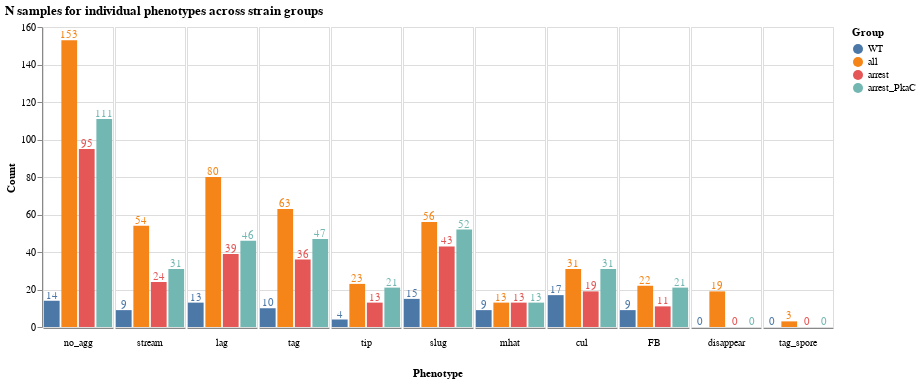

The notebook cell saved with this chart:
### Code cell
pheno_count=pd.DataFrame()
for Y_data,group in zip([Y,Y_WT,Y_arrest,Y_arrestPkaC],['all','WT','arrest','arrest_PkaC']):
    plot_data=pd.DataFrame(Y_data[PHENOTYPES].sum().astype('int')).reset_index()
    plot_data.columns=['Phenotype','Count']
    plot_data['Group']=[group]*plot_data.shape[0]
    pheno_count=pheno_count.append(plot_data)


base=alt.Chart(pheno_count,width=70).encode(
    x=alt.X('Group',title=None,axis=alt.Axis(values=[0], ticks=True, grid=False, labels=False)),
    y='Count',
    color='Group',
)

alt.layer(
  base.mark_bar(),
  base.mark_text(dy=-5).encode(text='Count')
).facet(
  column=alt.Column('Phenotype', sort=PHENOTYPES,header=alt.Header(titleOrient='bottom',labelOrient='bottom'))
).configure_facet(spacing=0).properties(
    title='N samples for individual phenotypes across strain groups'
)

### Figure 1 — Vega-Lite specification as saved in the notebook (floating-point values rounded to 4 significant figures)
{"config": {"view": {"continuousWidth": 400, "continuousHeight": 300}, "facet": {"spacing": 0}}, "data": {"name": "data-11ac691e9a0283d7662f6c5afe20a09c"}, "facet": {"column": {"type": "nominal", "field": "Phenotype", "header": {"labelOrient": "bottom", "titleOrient": "bottom"}, "sort": ["no_agg", "stream", "lag", "tag", "tip", "slug", "mhat", "cul", "FB", "disappear", "tag_spore"]}}, "spec": {"layer": [{"mark": "bar", "encoding": {"color": {"type": "nominal", "field": "Group"}, "x": {"type": "nominal", "axis": {"grid": false, "labels": false, "ticks": true, "values": [0]}, "field": "Group", "title": null}, "y": {"type": "quantitative", "field": "Count"}}, "width": 70}, {"mark": {"type": "text", "dy": -5}, "encoding": {"color": {"type": "nominal", "field": "Group"}, "text": {"type": "quantitative", "field": "Count"}, "x": {"type": "nominal", "axis": {"grid": false, "labels": false, "ticks": true, "values": [0]}, "field": "Group", "title": null}, "y": {"type": "quantitative", "field": "Count"}}, "width": 70}]}, "title": "N samples for individual phenotypes across strain groups", "$schema": "https://vega.github.io/schema/vega-lite/v4.0.2.json", "datasets": {"data-11ac691e9a0283d7662f6c5afe20a09c": [{"Phenotype": "no_agg", "Count": 153, "Group": "all"}, {"Phenotype": "stream", "Count": 54, "Group": "all"}, {"Phenotype": "lag", "Count": 80, "Group": "all"}, {"Phenotype": "tag", "Count": 63, "Group": "all"}, {"Phenotype": "tip", "Count": 23, "Group": "all"}, {"Phenotype": "slug", "Count": 56, "Group": "all"}, {"Phenotype": "mhat", "Count": 13, "Group": "all"}, {"Phenotype": "cul", "Count": 31, "Group": "all"}, {"Phenotype": "FB", "Count": 22, "Group": "all"}, {"Phenotype": "disappear", "Count": 19, "Group": "all"}, {"Phenotype": "tag_spore", "Count": 3, "Group": "all"}, {"Phenotype": "no_agg", "Count": 14, "Group": "WT"}, {"Phenotype": "stream", "Count": 9, "Group": "WT"}, {"Phenotype": "lag", "Count": 13, "Group": "WT"}, {"Phenotype": "tag", "Count": 10, "Group": "WT"}, {"Phenotype": "tip", "Count": 4, "Group": "WT"}, {"Phenotype": "slug", "Count": 15, "Group": "WT"}, {"Phenotype": "mhat", "Count": 9, "Group": "WT"}, {"Phenotype": "cul", "Count": 17, "Group": "WT"}, {"Phenotype": "FB", "Count": 9, "Group": "WT"}, {"Phenotype": "disappear", "Count": 0, "Group": "WT"}, {"Phenotype": "tag_spore", "Count": 0, "Group": "WT"}, {"Phenotype": "no_agg", "Count": 95, "Group": "arrest"}, {"Phenotype": "stream", "Count": 24, "Group": "arrest"}, {"Phenotype": "lag", "Count": 39, "Group": "arrest"}, {"Phenotype": "tag", "Count": 36, "Group": "arrest"}, {"Phenotype": "tip", "Count": 13, "Group": "arrest"}, {"Phenotype": "slug", "Count": 43, "Group": "arrest"}, {"Phenotype": "mhat", "Count": 13, "Group": "arrest"}, {"Phenotype": "cul", "Count": 19, "Group": "arrest"}, {"Phenotype": "FB", "Count": 11, "Group": "arrest"}, {"Phenotype": "disappear", "Count": 0, "Group": "arrest"}, {"Phenotype": "tag_spore", "Count": 0, "Group": "arrest"}, {"Phenotype": "no_agg", "Count": 111, "Group": "arrest_PkaC"}, {"Phenotype": "stream", "Count": 31, "Group": "arrest_PkaC"}, {"Phenotype": "lag", "Count": 46, "Group": "arrest_PkaC"}, {"Phenotype": "tag", "Count": 47, "Group": "arrest_PkaC"}, {"Phenotype": "tip", "Count": 21, "Group": "arrest_PkaC"}, {"Phenotype": "slug", "Count": 52, "Group": "arrest_PkaC"}, {"Phenotype": "mhat", "Count": 13, "Group": "arrest_PkaC"}, {"Phenotype": "cul", "Count": 31, "Group": "arrest_PkaC"}, {"Phenotype": "FB", "Count": 21, "Group": "arrest_PkaC"}, {"Phenotype": "disappear", "Count": 0, "Group": "arrest_PkaC"}, {"Phenotype": "tag_spore", "Count": 0, "Group": "arrest_PkaC"}]}}
